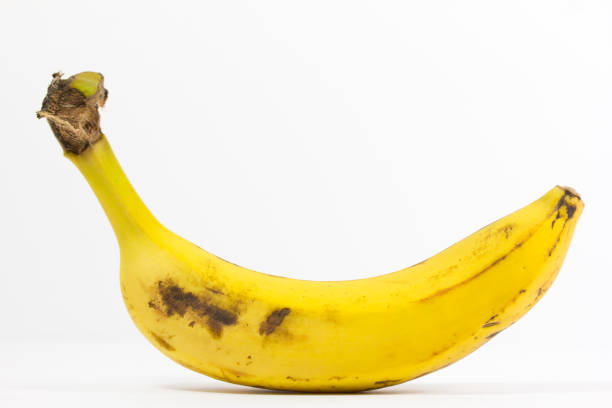
#> input picture Data/Fresh/101.jpeg, 612 x 408 px; its folder holds only this picture in this run
$ jupyter execute --allow-errors NonNN_RottenDetect.ipynb
#> lines starting #> are read from the running program, lines starting #| are printed output that depends on the picture
[cell 1]
import cv2
import os
import numpy as np
import pandas as pd
from sklearn.model_selection import train_test_split
from sklearn.tree import DecisionTreeClassifier
from sklearn.ensemble import RandomForestClassifier
from sklearn.svm import SVC

# Read and resize the image

[cell 2]
width = 416
height = 416
array_of_img = [] # this if for store all of the image data
# this function is for read image,the input is directory name

def read_directory(directory_name):
    # this loop is for read each image in this foder,directory_name is the foder name with images.
#> called with directory_name = 'Data/Fresh'
    for filename in os.listdir(r"./"+directory_name):
        #print(filename) #just for test
        #img is used to store the image data
        img = cv2.imread(directory_name + "/" + filename)
#> img is the input picture: shape (408, 612, 3); mean B, G, R 196.9, 233, 242.1
        original_image = cv2.cvtColor(img, cv2.COLOR_BGR2RGB)
        resized_image = cv2.resize(original_image, (width, height))
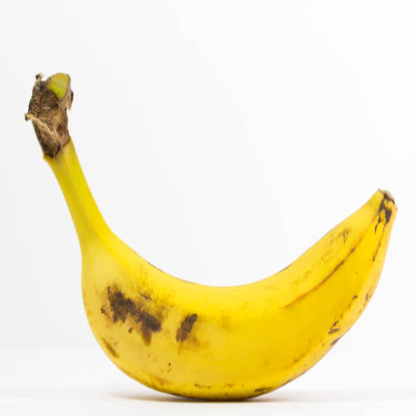
#> resized_image: shape (416, 416, 3); mean R, G, B 242.1, 233, 196.9
        array_of_img.append(resized_image)
        #print(img)
        #print(array_of_img)

read_directory('Data/Fresh')

array_of_img = np.array(array_of_img)
array_of_img = array_of_img.reshape(np.shape(array_of_img)[0],np.shape(array_of_img)[1]*np.shape(array_of_img)[2]*np.shape(array_of_img)[3])
print(np.shape(array_of_img))
#| (1, 519168)

[cell 3]
array_of_img_rotten = [] # this if for store all of the image data
# this function is for read image,the input is directory name

def read_directory(directory_name):
    # this loop is for read each image in this foder,directory_name is the foder name with images.
    for filename in os.listdir(r"./"+directory_name):
        #img is used to store the image data
        img = cv2.imread(directory_name + "/" + filename)
        original_image = cv2.cvtColor(img, cv2.COLOR_BGR2RGB)
        resized_image = cv2.resize(original_image, (width, height))
        array_of_img_rotten.append(resized_image)
        #print(img)
        #print(array_of_img)

#> (the rest of this cell did not finish here and is left out)

[cell 4]
y_fresh = np.zeros(np.shape(array_of_img)[0])
#> y_fresh = [0]
y_rotten = np.ones(np.shape(array_of_img_rotten)[0])


$ run again, on Data/Fresh/42E9as7NaTaAi4A6JcuFwG-970-80.jpg
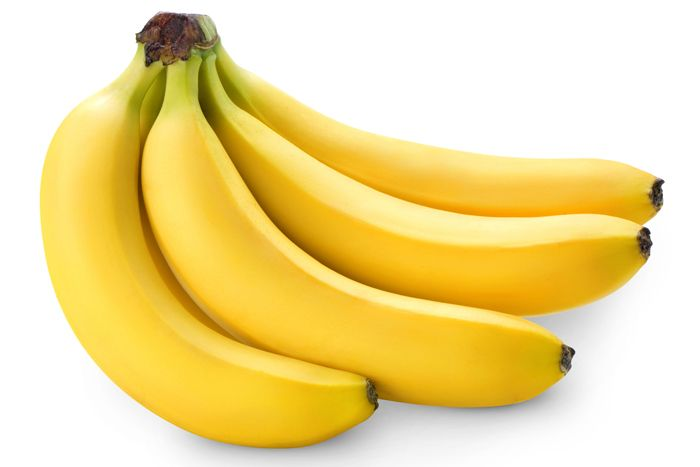
#> input picture Data/Fresh/42E9as7NaTaAi4A6JcuFwG-970-80.jpg, 700 x 467 px
#> in read_directory, img is the input picture: shape (467, 700, 3); mean B, G, R 151.6, 220.4, 241.3
#> in read_directory, `resized_image = cv2.resize(original_image, (width, height))`:
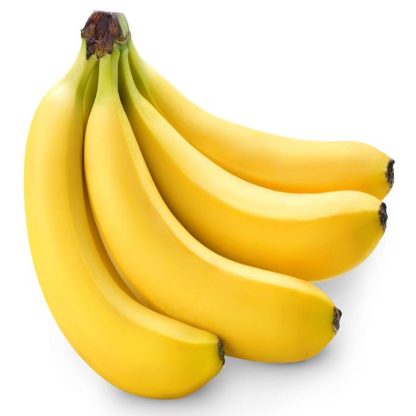
#> resized_image: shape (416, 416, 3); mean R, G, B 241.3, 220.3, 151.6
#| (1, 519168)

$ run again, on Data/Fresh/102.jpeg
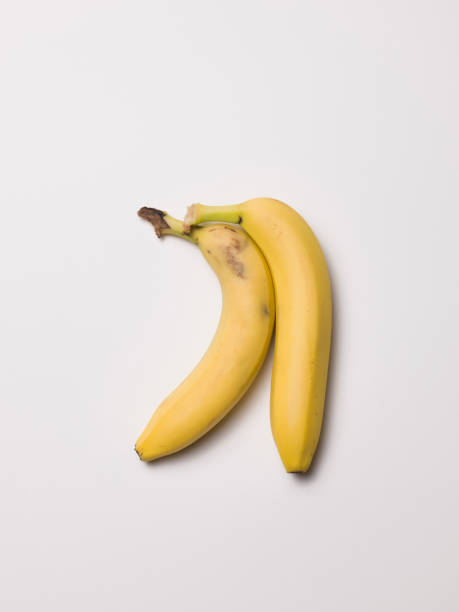
#> input picture Data/Fresh/102.jpeg, 459 x 612 px
#> in read_directory, img is the input picture: shape (612, 459, 3); mean B, G, R 211.5, 220.9, 229.5
#> in read_directory, `resized_image = cv2.resize(original_image, (width, height))`:
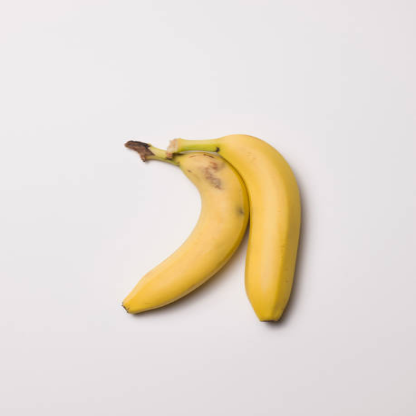
#> resized_image: shape (416, 416, 3); mean R, G, B 229.5, 220.9, 211.5
#| (1, 519168)
